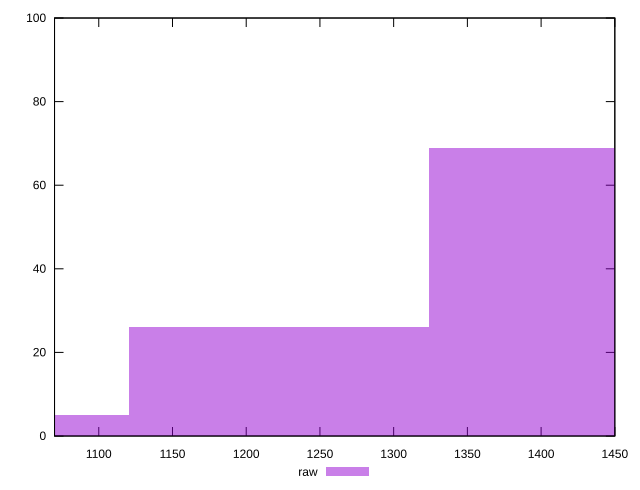

Generate this figure with gnuplot:
reset

$raw <<EOF
1222.072760419761 26
1425.7515538230546 69
1018.3939670164675 5
EOF

set key outside below
set boxwidth 203.6787934032935
set xrange [1070:1450]
set yrange [0:100]
set trange [0:100]
set style fill transparent solid 0.5 noborder
set terminal svg size 640, 490 enhanced background rgb 'white'
set output "reports/report_00031_2021-02-24T23-18-18.084Z/uses-http2/samples/card/raw/histogram.svg"

plot $raw title "raw" with boxes

reset
